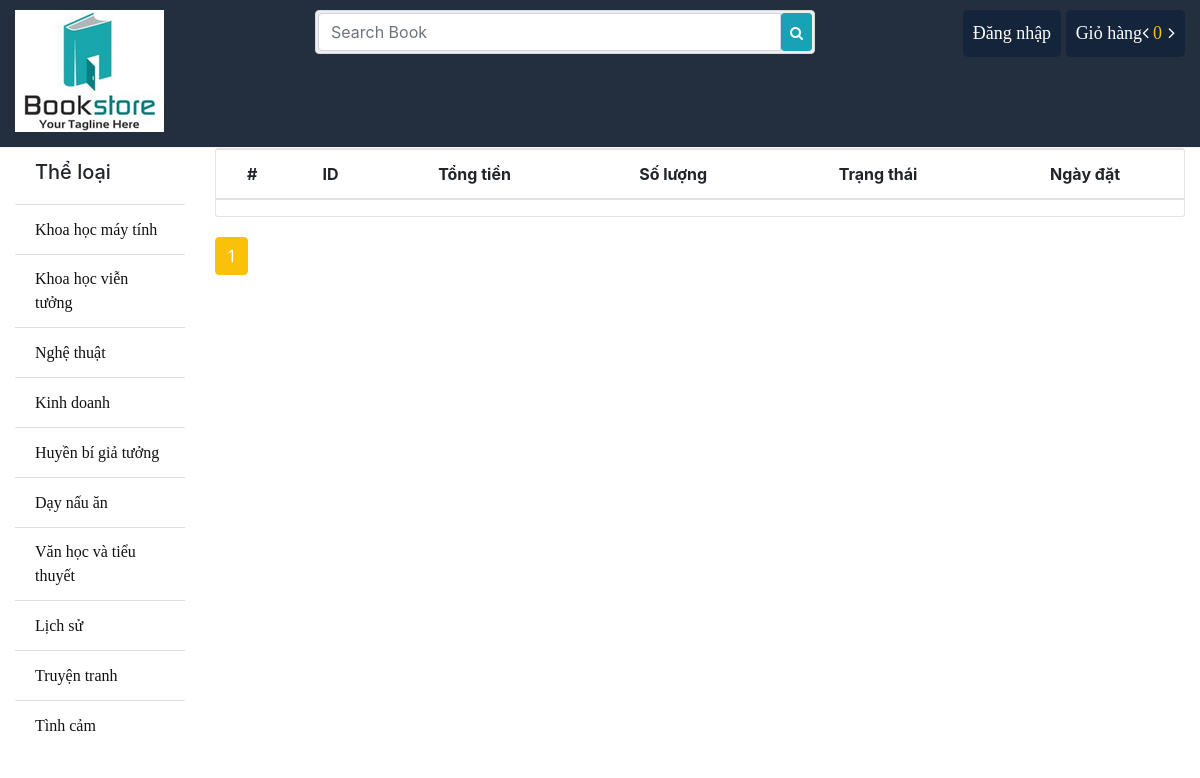
The page /order/ on the database its author committed.
### store/models.py (models this page shows, shortened)
class Category(models.Model):
	name = models.CharField(max_length = 100)
	slug = models.SlugField(max_length = 150, unique=True ,db_index=True)
	icon = models.FileField(upload_to = "category/")
	create_at = models.DateTimeField(auto_now_add = True)
	updated_at = models.DateTimeField(auto_now_add = True)

### order/views.py (the view)
# urls.py: path('', views.order_list, name="order_list"),
def order_list(request):
	my_order = Order.objects.filter(customer_id = request.user.id).order_by('-created')
	paginator = Paginator(my_order, 5)
	page = request.GET.get('page')
	myorder = paginator.get_page(page)
	return render(request, 'order/list.html', {"myorder": myorder})

### cart/cart.py (called while the page is built)
    def __len__(self):
        return sum(item['quantity'] for item in self.cart.values())

### store/context_processors.py (called while the page is built)
def sidebar(request):
	categories = Category.objects.all()
	context = {
		"cat":categories
	}
	return context

def cart(request):
	cart = Cart(request)
	context = {
		"cart": cart
	}
	return context

### order/templates/order/list.html (shortened to what this page needs)
{% extends 'store/base.html' %}
{% load static %}
{% block container %}
			<div class="cart_info">
			    <table class="table table-hover">
			        <thead class="text-center">
			            <tr>
			                <th scope="col">#</th>
			                <th scope="col">ID</th>
			                <th scope="col">Tổng tiền</th>
			                <th scope="col">Số lượng</th>
			                <th scope="col">Trạng thái</th>
			                <th scope="col">Ngày đặt</th>
			            </tr>
			        </thead>
			    </table>
			</div>
			<div class="d-pagination">
			    <ul class="pagination">
				{% for ord in myorder.paginator.page_range %}
					{% if myorder.number == ord %}
						<li class="page-item active">
							<span class="page-link">{{ ord }}
							</span>
						</li>
					{% elif ord > myorder.number|add:'-3' and ord < myorder.number|add:'3' %}
						<li class="page-item">
							<a class="page-link" href="?page={{ ord }}">{{ ord }}</a>
						</li>
					{% endif %}
				{% endfor %}
			    </ul>
			</div>
		{% endblock %}

### store/templates/store/bin/sidebar.html
			<ul class="list-group list-group-flush">
				<li class="list-group-item"><h5>Thể loại</h5></li>
				{% for p in cat %}
				<li class="list-group-item"><a href="{% url 'store:category' id=p.id %}">{{p.name}}</a></li>
				{% endfor %}
			</ul>

### static/css/style.css (style rules this page uses)
.titleheader > h3, a { font-family: "Times New Roman", Times, serif; display: inline-block; }
ul li { list-style: none; }
.list-group li a { color: #111; }
.page-link { color: #111!important; }
.page-item.active .page-link { z-index: 1; color: #fff!important; background-color: #fac10a!important; border-color: #ffc107!important; }
.d-pagination { margin-top: 20px; }
.cart_info { border: 1px solid #E6E4DF; border-radius: 3px; margin-bottom: 20px; }

### rows shown on the page
Category: name "Khoa học máy tính"
Category: name "Khoa học viễn tưởng"
Category: name "Nghệ thuật"
Category: name "Kinh doanh"
Category: name "Huyền bí giả tưởng"
Category: name "Dạy nấu ăn"
Category: name "Văn học và tiểu thuyết"
Category: name "Lịch sử"
Category: name "Truyện tranh"
Category: name "Tình cảm"

### other values the page prints
{{ cart|length }} "0"
{{ ord }} "1"
